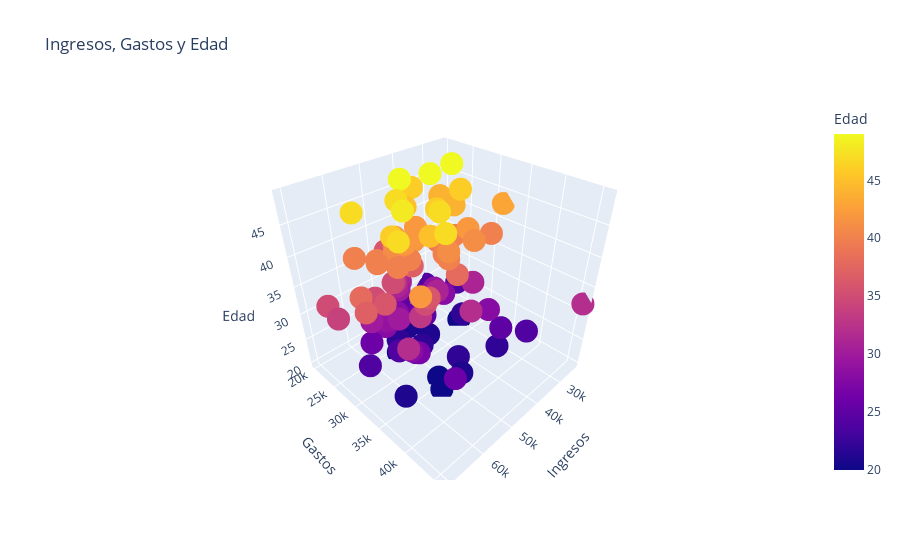

The notebook cell saved with this chart:
### Markdown cell above
### Gráfico de Dispersión 3D
Un gráfico de dispersión en 3D ayuda a visualizar relaciones entre tres variables.

### Code cell
# Datos de ejemplo
df_3d = pd.DataFrame({
    'Ingresos': np.random.normal(50000, 10000, 100),
    'Gastos': np.random.normal(30000, 5000, 100),
    'Edad': np.random.randint(20, 50, 100)
})

# Gráfico de dispersión 3D
fig = px.scatter_3d(df_3d, x='Ingresos', y='Gastos', z='Edad', color='Edad', title='Ingresos, Gastos y Edad')
fig.show()
